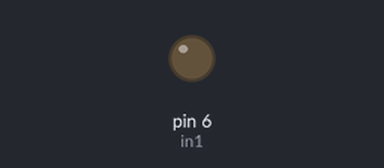
The sketch below on a simulated Arduino Uno, built with avr-gcc and run on an emulated ATmega328P. Parts: output pins drawn as LEDs (lit = HIGH).

Above: at 0.15 s.
At 10.4 s:
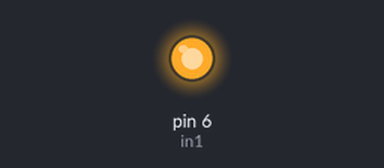
Timing chart, 0 to 15.1 s (numbered marks = the images above):
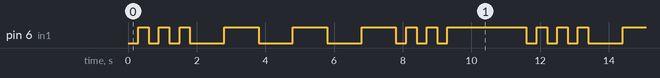

Measured:
- by itself, pin 6 (in1): repeats every 11.6 s: 2 × (LOW 0.30 s, HIGH 0.30 s), 3 × (LOW 1.0 s, HIGH 1.0 s), 2 × (LOW 0.30 s, HIGH 0.30 s), LOW 0.30 s, HIGH 2.3 s, LOW 0.30 s, HIGH 0.30 s
- by itself, everything shown: repeats every 11.6 s, in 18 steps

The sketch:

sketch_feb24b.ino
```cpp
int in1 = 6;


void setup() {
  pinMode(in1, OUTPUT);
}

void loop() {
  Blink(6,300);
  Blink(6,300);
  Blink(6,300);

  Blink(6,1000);
  Blink(6,1000);
  Blink(6,1000);

  Blink(6,300);
  Blink(6,300);
  Blink(6,300);

  delay(2000);
}


void Blink(int x, int y){
  digitalWrite(x, LOW);
  delay(y);
  digitalWrite(x, HIGH);
  delay(y);
}
```
